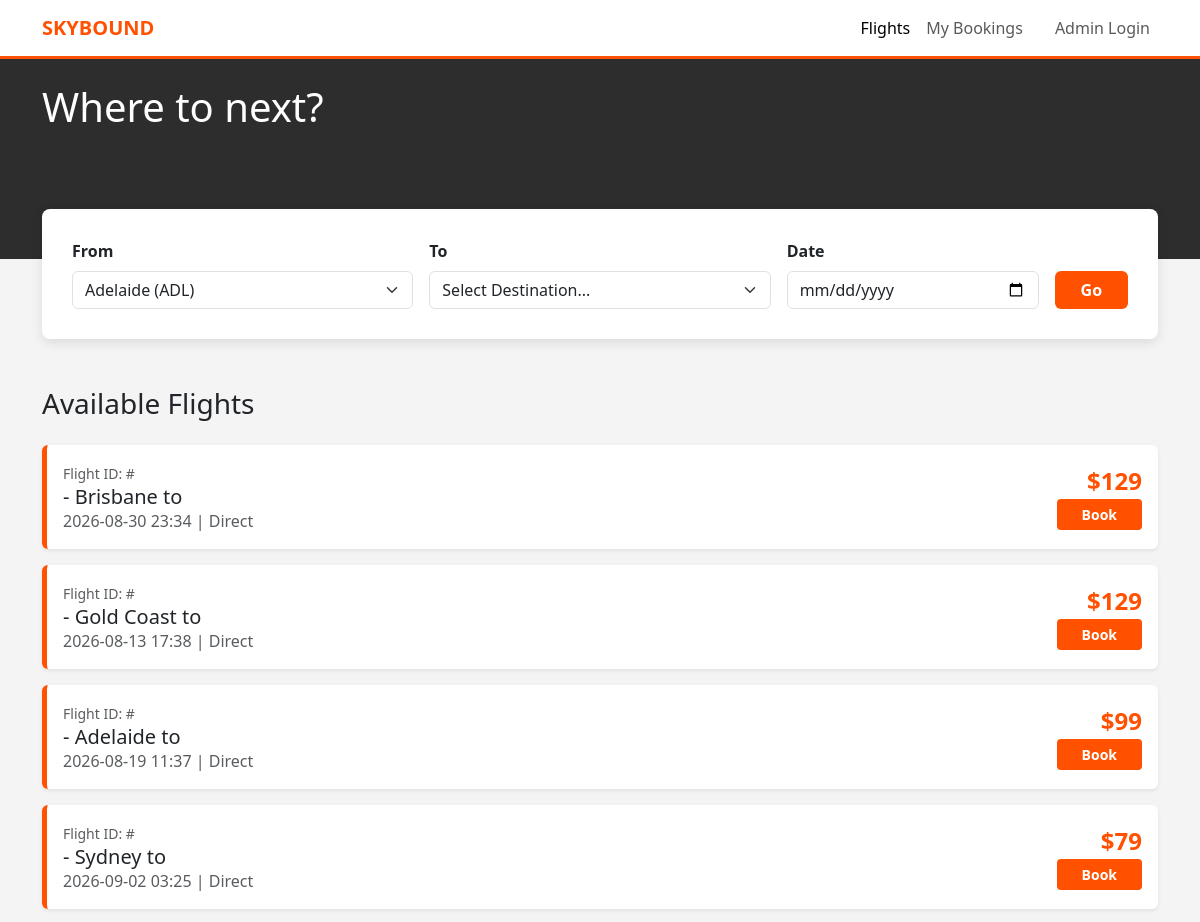
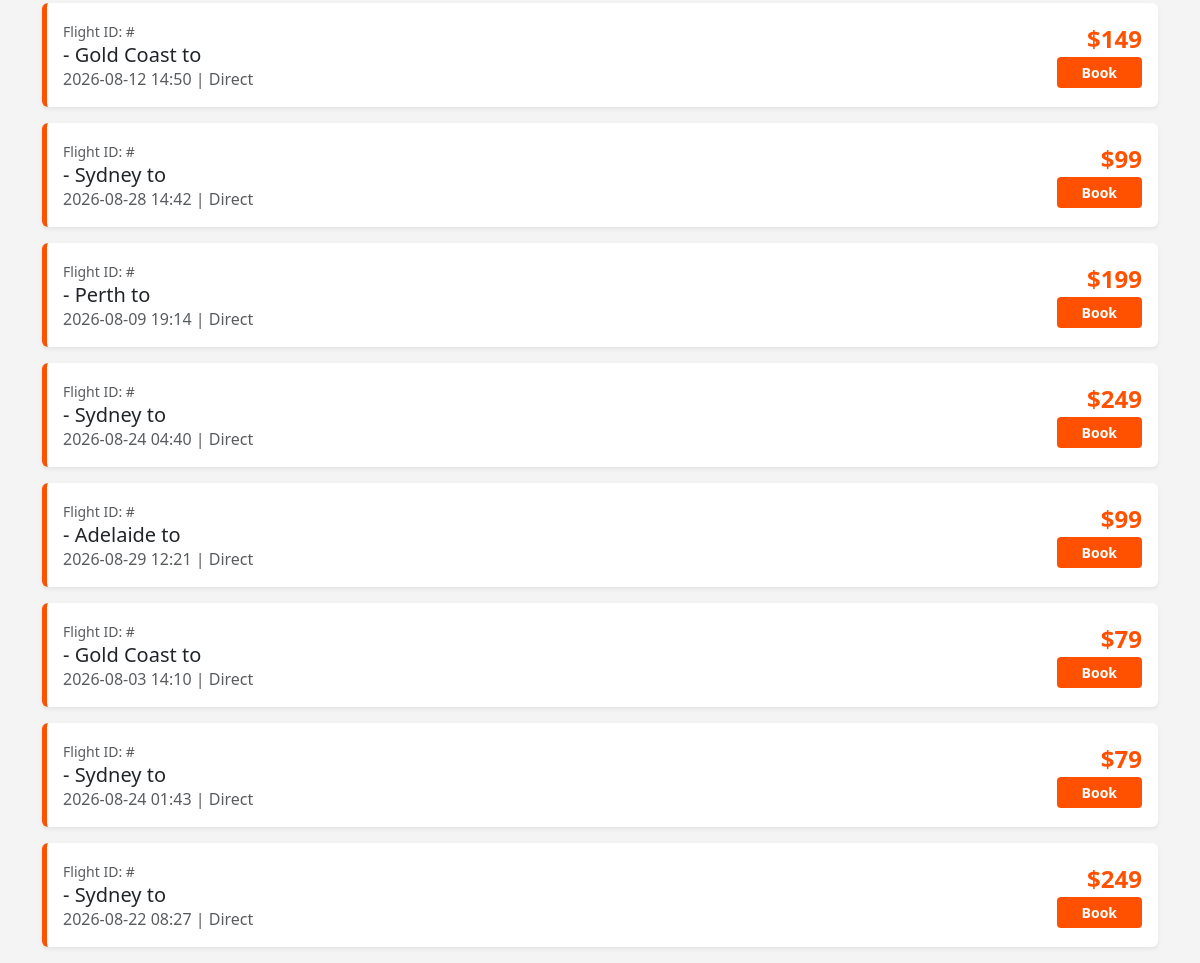
The page / on the database its author committed (2 pictures, top to bottom).
### tables this page shows
CREATE TABLE flights (
        flight_id INTEGER PRIMARY KEY AUTOINCREMENT,
        origin TEXT,
        dest TEXT,
        date TEXT,
        capacity INTEGER,
        price INTEGER
    );

### app.py (the view)
@app.route('/')
def index():
    conn = get_db_connection()
    db_flights = conn.execute('SELECT * FROM flights').fetchall()
    conn.close()
    return render_template('index.html', flights=db_flights)

### app.py (called while the page is built)
def get_db_connection():
    conn = sqlite3.connect('pedair.db')
    conn.row_factory = sqlite3.Row
    return conn

### templates/index.html (shortened to what this page needs)
<!DOCTYPE html>
<html lang="en">
<head>
    <link href="https://cdn.jsdelivr.net/npm/bootstrap@5.3.0/dist/css/bootstrap.min.css" rel="stylesheet">
</head>
<body>
<nav class="navbar navbar-expand-lg navbar-light sticky-top">
    <div class="container">
        <a class="navbar-brand fw-bold" href="#" style="color: var(--jetstar-orange);">SKYBOUND</a>
        <div class="navbar-nav ms-auto">
            <a class="nav-link active" href="#">Flights</a>
            <a class="nav-link" href="#">My Bookings</a>
            <a class="nav-link btn btn-outline-dark ms-lg-3" href="#">Admin Login</a>
        </div>
    </div>
</nav>
<div style="background-color: #2d2d2d; height: 200px; width: 100%;">
    <div class="container pt-4 text-white">
        <h1>Where to next?</h1>
    </div>
</div>
<div class="container">
    <div class="hero-search mb-5">
        <form class="row g-3">
            <div class="col-md-4">
                <label class="form-label fw-bold">From</label>
                <select class="form-select"><option>Adelaide (ADL)</option></select>
            </div>
            <div class="col-md-4">
                <label class="form-label fw-bold">To</label>
                <select class="form-select"><option>Select Destination...</option></select>
            </div>
            <div class="col-md-3">
                <label class="form-label fw-bold">Date</label>
                <input type="date" class="form-control">
            </div>
            <div class="col-md-1 d-flex align-items-end">
                <button type="submit" class="btn btn-orange w-100">Go</button>
            </div>
        </form>
    </div>
    <h3 class="mb-4">Available Flights</h3>
    <div class="row">
        {% for flight in flights %}
        <div class="col-12 mb-3">
            <div class="card flight-card shadow-sm">
                <div class="card-body d-flex justify-content-between align-items-center">
                    <div>
                        <span class="text-muted small">Flight ID: #{{ flight.id }}</span>
                        <h5 class="mb-0">{{ flight.time }} - {{ flight.origin }} to {{ flight.destination }}</h5>
                        <p class="mb-0 text-muted">{{ flight.date }} | Direct</p>
                    </div>
                    <div class="text-end">
                        <div class="price-tag">${{ flight.price }}</div>
                        <button class="btn btn-sm btn-orange px-4">Book</button>
                    </div>
                </div>
            </div>
        </div>
        {% endfor %}
    </div>
</div>
</body>
</html>

### templates/index.html (style rules this page uses)
:root { --jetstar-orange: #ff5100; --bg-light: #f4f4f4; }
body { background-color: var(--bg-light); font-family: 'Segoe UI', Roboto, sans-serif; }
.navbar { background-color: white; border-bottom: 3px solid var(--jetstar-orange); }
.hero-search { background: white; padding: 30px; border-radius: 8px; box-shadow: 0 4px 12px rgba(0,0,0,0.1); margin-top: -50px; }
.btn-orange { background-color: var(--jetstar-orange); color: white; font-weight: bold; }
.flight-card { border: none; border-left: 5px solid var(--jetstar-orange); transition: transform 0.2s; }
.price-tag { font-size: 1.5rem; color: var(--jetstar-orange); font-weight: bold; }

### rows shown on the page
flights: origin "Brisbane", date "2026-08-30 23:34", price "129"
flights: origin "Gold Coast", date "2026-08-13 17:38", price "129"
flights: origin "Adelaide", date "2026-08-19 11:37", price "99"
flights: origin "Sydney", date "2026-09-02 03:25", price "79"
flights: origin "Gold Coast", date "2026-08-12 14:50", price "149"
flights: origin "Sydney", date "2026-08-28 14:42", price "99"
flights: origin "Perth", date "2026-08-09 19:14", price "199"
flights: origin "Sydney", date "2026-08-24 04:40", price "249"
flights: origin "Adelaide", date "2026-08-29 12:21", price "99"
flights: origin "Gold Coast", date "2026-08-03 14:10", price "79"
flights: origin "Sydney", date "2026-08-24 01:43", price "79"
flights: origin "Sydney", date "2026-08-22 08:27", price "249"
